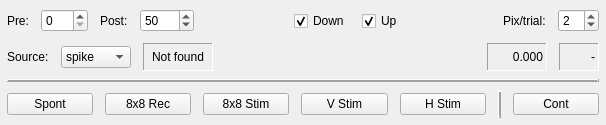
<?xml version="1.0" encoding="UTF-8"?>
<ui version="4.0">
 <class>controlpanel</class>
 <widget class="QWidget" name="controlpanel">
  <property name="geometry">
   <rect>
    <x>0</x>
    <y>0</y>
    <width>606</width>
    <height>125</height>
   </rect>
  </property>
  <property name="windowTitle">
   <string>Flex raster</string>
  </property>
  <layout class="QVBoxLayout">
   <property name="spacing">
    <number>8</number>
   </property>
   <property name="margin">
    <number>7</number>
   </property>
   <item>
    <widget class="QFrame" name="frame15">
     <property name="frameShape">
      <enum>QFrame::NoFrame</enum>
     </property>
     <property name="frameShadow">
      <enum>QFrame::Raised</enum>
     </property>
     <layout class="QHBoxLayout">
      <property name="spacing">
       <number>12</number>
      </property>
      <property name="margin">
       <number>0</number>
      </property>
      <item>
       <widget class="QLabel" name="textLabel3_2_2">
        <property name="text">
         <string>Pre:</string>
        </property>
        <property name="wordWrap">
         <bool>false</bool>
        </property>
       </widget>
      </item>
      <item>
       <widget class="QSpinBox" name="t_pre">
        <property name="toolTip">
         <string>Pre-trigger window (ms)</string>
        </property>
        <property name="buttonSymbols">
         <enum>QAbstractSpinBox::UpDownArrows</enum>
        </property>
        <property name="maximum">
         <number>100</number>
        </property>
        <property name="singleStep">
         <number>10</number>
        </property>
       </widget>
      </item>
      <item>
       <widget class="QLabel" name="textLabel4_2_2">
        <property name="text">
         <string>Post:</string>
        </property>
        <property name="wordWrap">
         <bool>false</bool>
        </property>
       </widget>
      </item>
      <item>
       <widget class="QSpinBox" name="t_post">
        <property name="toolTip">
         <string>Post-trigger window (ms)</string>
        </property>
        <property name="minimum">
         <number>20</number>
        </property>
        <property name="maximum">
         <number>1000</number>
        </property>
        <property name="singleStep">
         <number>10</number>
        </property>
        <property name="value">
         <number>50</number>
        </property>
       </widget>
      </item>
      <item>
       <spacer name="spacer2_2">
        <property name="orientation">
         <enum>Qt::Horizontal</enum>
        </property>
        <property name="sizeType">
         <enum>QSizePolicy::Expanding</enum>
        </property>
        <property name="sizeHint" stdset="0">
         <size>
          <width>16</width>
          <height>20</height>
         </size>
        </property>
       </spacer>
      </item>
      <item>
       <widget class="QCheckBox" name="use_down">
        <property name="enabled">
         <bool>true</bool>
        </property>
        <property name="toolTip">
         <string>Show downgoing spikes?</string>
        </property>
        <property name="text">
         <string>Down</string>
        </property>
        <property name="checked">
         <bool>true</bool>
        </property>
       </widget>
      </item>
      <item>
       <widget class="QCheckBox" name="use_up">
        <property name="enabled">
         <bool>true</bool>
        </property>
        <property name="toolTip">
         <string>Show upgoing spikes?</string>
        </property>
        <property name="text">
         <string>Up</string>
        </property>
        <property name="checked">
         <bool>true</bool>
        </property>
       </widget>
      </item>
      <item>
       <spacer name="spacer2_2_2">
        <property name="orientation">
         <enum>Qt::Horizontal</enum>
        </property>
        <property name="sizeType">
         <enum>QSizePolicy::Expanding</enum>
        </property>
        <property name="sizeHint" stdset="0">
         <size>
          <width>16</width>
          <height>20</height>
         </size>
        </property>
       </spacer>
      </item>
      <item>
       <widget class="QLabel" name="textLabel7">
        <property name="text">
         <string>Pix/trial:</string>
        </property>
        <property name="wordWrap">
         <bool>false</bool>
        </property>
       </widget>
      </item>
      <item>
       <widget class="QSpinBox" name="pixtri">
        <property name="toolTip">
         <string>Number of (vertical) pixels per trial</string>
        </property>
        <property name="minimum">
         <number>1</number>
        </property>
        <property name="maximum">
         <number>10</number>
        </property>
        <property name="value">
         <number>2</number>
        </property>
       </widget>
      </item>
     </layout>
    </widget>
   </item>
   <item>
    <widget class="QFrame" name="frame16">
     <property name="frameShape">
      <enum>QFrame::NoFrame</enum>
     </property>
     <property name="frameShadow">
      <enum>QFrame::Raised</enum>
     </property>
     <layout class="QHBoxLayout">
      <property name="spacing">
       <number>12</number>
      </property>
      <property name="margin">
       <number>0</number>
      </property>
      <item>
       <widget class="QLabel" name="textLabel1_2">
        <property name="text">
         <string>Source:</string>
        </property>
        <property name="wordWrap">
         <bool>false</bool>
        </property>
       </widget>
      </item>
      <item>
       <widget class="QComboBox" name="source">
        <item>
         <property name="text">
          <string>spike</string>
         </property>
        </item>
        <item>
         <property name="text">
          <string>respike</string>
         </property>
        </item>
       </widget>
      </item>
      <item>
       <widget class="QLabel" name="source_status">
        <property name="minimumSize">
         <size>
          <width>70</width>
          <height>0</height>
         </size>
        </property>
        <property name="frameShape">
         <enum>QFrame::Panel</enum>
        </property>
        <property name="frameShadow">
         <enum>QFrame::Sunken</enum>
        </property>
        <property name="text">
         <string>Not found</string>
        </property>
        <property name="alignment">
         <set>Qt::AlignCenter</set>
        </property>
        <property name="wordWrap">
         <bool>false</bool>
        </property>
       </widget>
      </item>
      <item>
       <spacer name="spacer5">
        <property name="orientation">
         <enum>Qt::Horizontal</enum>
        </property>
        <property name="sizeType">
         <enum>QSizePolicy::Expanding</enum>
        </property>
        <property name="sizeHint" stdset="0">
         <size>
          <width>40</width>
          <height>20</height>
         </size>
        </property>
       </spacer>
      </item>
      <item>
       <widget class="QLabel" name="time">
        <property name="minimumSize">
         <size>
          <width>60</width>
          <height>0</height>
         </size>
        </property>
        <property name="toolTip">
         <string>Time since start of run (s)</string>
        </property>
        <property name="frameShape">
         <enum>QFrame::Panel</enum>
        </property>
        <property name="frameShadow">
         <enum>QFrame::Sunken</enum>
        </property>
        <property name="text">
         <string>0.000</string>
        </property>
        <property name="alignment">
         <set>Qt::AlignRight|Qt::AlignTrailing|Qt::AlignVCenter</set>
        </property>
        <property name="wordWrap">
         <bool>false</bool>
        </property>
       </widget>
      </item>
      <item>
       <widget class="QLabel" name="trigs">
        <property name="minimumSize">
         <size>
          <width>40</width>
          <height>0</height>
         </size>
        </property>
        <property name="toolTip">
         <string>Number of triggers</string>
        </property>
        <property name="frameShape">
         <enum>QFrame::Panel</enum>
        </property>
        <property name="frameShadow">
         <enum>QFrame::Sunken</enum>
        </property>
        <property name="text">
         <string>-</string>
        </property>
        <property name="alignment">
         <set>Qt::AlignRight|Qt::AlignTrailing|Qt::AlignVCenter</set>
        </property>
        <property name="wordWrap">
         <bool>false</bool>
        </property>
       </widget>
      </item>
     </layout>
    </widget>
   </item>
   <item>
    <widget class="QFrame" name="frame17">
     <property name="frameShape">
      <enum>QFrame::HLine</enum>
     </property>
     <property name="frameShadow">
      <enum>QFrame::Raised</enum>
     </property>
     <property name="lineWidth">
      <number>2</number>
     </property>
    </widget>
   </item>
   <item>
    <widget class="QFrame" name="frame18">
     <property name="frameShape">
      <enum>QFrame::NoFrame</enum>
     </property>
     <property name="frameShadow">
      <enum>QFrame::Raised</enum>
     </property>
     <layout class="QHBoxLayout">
      <property name="spacing">
       <number>12</number>
      </property>
      <property name="margin">
       <number>0</number>
      </property>
      <item>
       <widget class="QPushButton" name="open_spont">
        <property name="text">
         <string>Spont</string>
        </property>
        <property name="checkable">
         <bool>false</bool>
        </property>
       </widget>
      </item>
      <item>
       <widget class="QPushButton" name="open_8x8rec">
        <property name="text">
         <string>8x8 Rec</string>
        </property>
        <property name="checkable">
         <bool>false</bool>
        </property>
       </widget>
      </item>
      <item>
       <widget class="QPushButton" name="open_8x8stim">
        <property name="text">
         <string>8x8 Stim</string>
        </property>
        <property name="checkable">
         <bool>false</bool>
        </property>
       </widget>
      </item>
      <item>
       <widget class="QPushButton" name="open_vstim">
        <property name="text">
         <string>V Stim</string>
        </property>
        <property name="checkable">
         <bool>false</bool>
        </property>
       </widget>
      </item>
      <item>
       <widget class="QPushButton" name="open_hstim">
        <property name="text">
         <string>H Stim</string>
        </property>
        <property name="checkable">
         <bool>false</bool>
        </property>
        <property name="autoDefault">
         <bool>false</bool>
        </property>
        <property name="flat">
         <bool>false</bool>
        </property>
       </widget>
      </item>
      <item>
       <widget class="QFrame" name="frame7">
        <property name="frameShape">
         <enum>QFrame::VLine</enum>
        </property>
        <property name="frameShadow">
         <enum>QFrame::Raised</enum>
        </property>
        <property name="lineWidth">
         <number>2</number>
        </property>
       </widget>
      </item>
      <item>
       <widget class="QPushButton" name="open_cont">
        <property name="enabled">
         <bool>true</bool>
        </property>
        <property name="text">
         <string>Cont</string>
        </property>
        <property name="checkable">
         <bool>false</bool>
        </property>
        <property name="autoDefault">
         <bool>false</bool>
        </property>
        <property name="flat">
         <bool>false</bool>
        </property>
       </widget>
      </item>
     </layout>
    </widget>
   </item>
  </layout>
 </widget>
 <layoutdefault spacing="6" margin="11"/>
 <pixmapfunction>qPixmapFromMimeSource</pixmapfunction>
 <customwidgets>
 </customwidgets>
 <resources/>
 <connections>
 </connections>
</ui>
